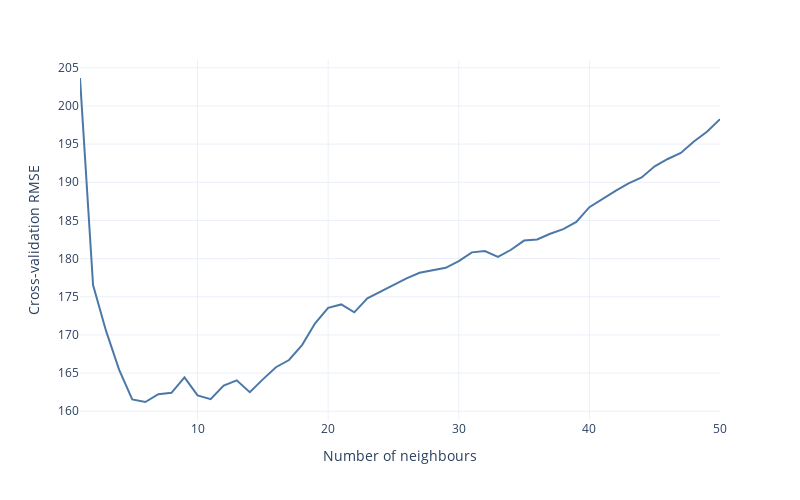

Notebook code cell kept with this figure:
### Markdown cell above
The scoring in Scikit-Learn follows the convention that higher score values are better. This is why the argument in the function is the negative mean squared error.  The scikit-learn [model evaluation](http://scikit-learn.org/stable/modules/model_evaluation.html) documentation provides a list of scoring options. It is useful to bookmark it for future reference. 

Let's apply what you've just learned plot the cross validation error as a function of the number of neighbours.

### Code cell
kfold() # see the tutorial6.py file for the code

### Figure 1 — Plotly figure (JSON) as saved in the notebook; plotly's stock layout.template omitted (floating-point values rounded to 4 significant figures)
{"data": [{"hovertemplate": "k=%{x}<br>RMSE=%{y}<extra></extra>", "legendgroup": "", "line": {"color": "#4C78A8", "dash": "solid"}, "marker": {"symbol": "circle"}, "mode": "lines", "name": "", "orientation": "v", "showlegend": false, "type": "scatter", "x": [1, 2, 3, 4, 5, 6, 7, 8, 9, 10, 11, 12, 13, 14, 15, 16, 17, 18, 19, 20, 21, 22, 23, 24, 25, 26, 27, 28, 29, 30, 31, 32, 33, 34, 35, 36, 37, 38, 39, 40, 41, 42, 43, 44, 45, 46, 47, 48, 49, 50], "xaxis": "x", "y": [203.7, 176.5, 170.5, 165.4, 161.5, 161.2, 162.2, 162.4, 164.4, 162.1, 161.6, 163.4, 164.0, 162.5, 164.2, 165.8, 166.7, 168.7, 171.5, 173.5, 174.0, 173.0, 174.8, 175.7, 176.6, 177.4, 178.1, 178.5, 178.8, 179.7, 180.8, 181.0, 180.2, 181.2, 182.4, 182.5, 183.3, 183.9, 184.8, 186.7, 187.8, 188.9, 189.9, 190.6, 192.1, 193.1, 193.8, 195.3, 196.6, 198.3], "yaxis": "y"}], "layout": {"height": 500, "legend": {"tracegroupgap": 0}, "margin": {"t": 60}, "width": 800, "xaxis": {"anchor": "y", "domain": [0, 1], "title": {"text": "Number of neighbours"}}, "yaxis": {"anchor": "x", "domain": [0, 1], "title": {"text": "Cross-validation RMSE"}}}}
